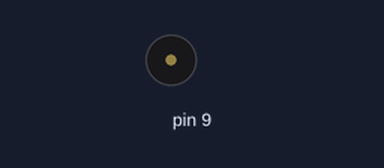
The sketch below on a simulated Arduino Uno, built with avr-gcc and run on an emulated ATmega328P. Parts: buzzer (waves = sounding).

Above: at 1.5 s.
At 4.0 s:
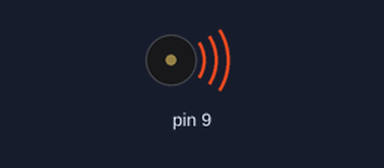
Timing chart, 0 to 6.9 s (numbered marks = the images above):
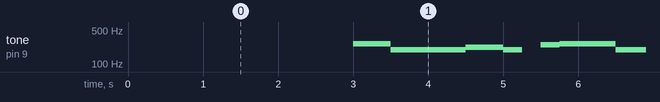

Measured:
- by itself, tone on pin 9: repeats every 3.0 s: 196 Hz 1.0 s, 220 Hz 0.50 s, 196 Hz 0.25 s, silent 0.25 s, 247 Hz 0.25 s, 262 Hz 0.75 s

The sketch:

sketch.hex.ino
```cpp
//Buzzer

#include "pitches.h"
#include "arduino-timer.h"

//timer created
auto timer = timer_create_default();


// notes in the melody
int melody[] = { NOTE_C4, NOTE_G3, NOTE_G3, NOTE_A3, NOTE_G3, 0, NOTE_B3, NOTE_C4 };


// note durations
int noteDurations[] = { 2, 2, 2, 2, 4, 4, 4, 4 };


void repeat_sound(void *) {
  for (int thisNote = 0; thisNote < 8; thisNote++) {

      int noteDuration = 1000 / noteDurations[thisNote];
      //tone(8, melody[thisNote], noteDuration); //with Button
      tone(9, melody[thisNote], noteDuration); //with Timer

      int pauseBetweenNotes = noteDuration;
      delay(pauseBetweenNotes);
      //noTone(8); //with Button
      noTone(9); //with Timer
  }
  return true;
}


void setup() {
  pinMode(9, OUTPUT);
  timer.every(3000, repeat_sound); //repeat timer
}


void loop() {
  timer.tick(); // to make the timer tick
}
```

arduino-timer.h
```cpp
#ifndef _CM_ARDUINO_TIMER_H__
#define _CM_ARDUINO_TIMER_H__

#if defined(ARDUINO) && ARDUINO >= 100
#include <Arduino.h>
#else
#include <WProgram.h>
#endif

#ifndef TIMER_MAX_TASKS
    #define TIMER_MAX_TASKS 0x10
#endif

#define _timer_foreach_task(T, task) \
    for (T task = tasks; task < tasks + max_tasks; ++task)

#define timer_foreach_task(T) \
    _timer_foreach_task(struct task *, T)

#define timer_foreach_const_task(T) \
    _timer_foreach_task(const struct task *, T)

template <
    size_t max_tasks = TIMER_MAX_TASKS, /* max allocated tasks */
    unsigned long (*time_func)() = millis, /* time function for timer */
    typename T = void * /* handler argument type */
>
class Timer {
  public:

    typedef uintptr_t Task; /* public task handle */
    typedef bool (*handler_t)(T opaque); /* task handler func signature */

    /* Calls handler with opaque as argument in delay units of time */
    Task
    in(unsigned long delay, handler_t h, T opaque = T())
    {
        return task_id(add_task(time_func(), delay, h, opaque));
    }

    /* Calls handler with opaque as argument at time */
    Task
    at(unsigned long time, handler_t h, T opaque = T())
    {
        const unsigned long now = time_func();
        return task_id(add_task(now, time - now, h, opaque));
    }

    /* Calls handler with opaque as argument every interval units of time */
    Task
    every(unsigned long interval, handler_t h, T opaque = T())
    {
        return task_id(add_task(time_func(), interval, h, opaque, interval));
    }

    /* Cancel the timer task */
    void
    cancel(Task &task)
    {
        if (!task) return;

        timer_foreach_task(t) {
            if (t->handler && task_id(t) == task) {
                remove(t);
                break;
            }
        }

        task = static_cast<Task>(NULL);
    }

    /* Cancel all timer tasks */
    void
    cancel()
    {
        timer_foreach_task(t) {
            remove(t);
        }
    }

    /* Ticks the timer forward - call this function in loop() */
    unsigned long
    tick()
    {
        tick<void>();
        return ticks();
    }

    template <typename R> void
    tick()
    {
        timer_foreach_task(task) {
            if (task->handler) {
                const unsigned long t = time_func();
                const unsigned long duration = t - task->start;

                if (duration >= task->expires) {
                    task->repeat = task->handler(task->opaque) && task->repeat;

                    if (task->repeat) task->start = t;
                    else remove(task);
                }
            }
        }
    }

    /* Ticks until the next event */
    unsigned long
    ticks() const
    {
        unsigned long ticks = (unsigned long)-1, elapsed;
        const unsigned long start = time_func();

        timer_foreach_const_task(task) {
            if (task->handler) {
                const unsigned long t = time_func();
                const unsigned long duration = t - task->start;

                if (duration >= task->expires) {
                    ticks = 0;
                    break;
                } else {
                    const unsigned long remaining = task->expires - duration;
                    ticks = remaining < ticks ? remaining : ticks;
                }
            }
        }

        elapsed = time_func() - start;

        if (elapsed >= ticks || ticks == (unsigned long)-1) ticks = 0;
        else ticks -= elapsed;

        return ticks;
    }

    /* Number of active tasks in the timer */
    size_t
    size() const
    {
        size_t s = 0;

        timer_foreach_const_task(task) {
            if (task->handler) ++s;
        }

        return s;
    }

    /* True if there are no active tasks */
    bool
    empty() const
    {
        timer_foreach_const_task(task) {
            if (task->handler) return false;
        }

        return true;
    }

    Timer() : ctr(0), tasks{} {}

  private:

    size_t ctr;

    struct task {
        handler_t handler; /* task handler callback func */
        T opaque; /* argument given to the callback handler */
        unsigned long start,
                      expires; /* when the task expires */
        size_t repeat, /* repeat task */
               id;
    } tasks[max_tasks];

    inline
    void
    remove(struct task *task)
    {
        task->handler = NULL;
        task->opaque = T();
        task->start = 0;
        task->expires = 0;
        task->repeat = 0;
        task->id = 0;
    }

    inline
    Task
    task_id(const struct task * const t)
    {
        const Task id = reinterpret_cast<Task>(t);

        return id ? id ^ t->id : id;
    }

    inline
    struct task *
    next_task_slot()
    {
        timer_foreach_task(slot) {
            if (slot->handler == NULL) return slot;
        }

        return NULL;
    }

    inline
    struct task *
    add_task(unsigned long start, unsigned long expires,
             handler_t h, T opaque, bool repeat = 0)
    {
        struct task * const slot = next_task_slot();

        if (!slot) return NULL;

        if (++ctr == 0) ++ctr; // overflow

        slot->id = ctr;
        slot->handler = h;
        slot->opaque = opaque;
        slot->start = start;
        slot->expires = expires;
        slot->repeat = repeat;

        return slot;
    }
};

/* create a timer with the default settings */
inline Timer<>
timer_create_default()
{
    return Timer<>();
}

#undef _timer_foreach_task
#undef timer_foreach_task
#undef timer_foreach_const_task

#endif
```

pitches.h
```cpp
/*************************************************

 * Public Constants

 *************************************************/

#define NOTE_B0  31
#define NOTE_C1  33
#define NOTE_CS1 35
#define NOTE_D1  37
#define NOTE_DS1 39
#define NOTE_E1  41
#define NOTE_F1  44
#define NOTE_FS1 46
#define NOTE_G1  49
#define NOTE_GS1 52
#define NOTE_A1  55
#define NOTE_AS1 58
#define NOTE_B1  62
#define NOTE_C2  65
#define NOTE_CS2 69
#define NOTE_D2  73
#define NOTE_DS2 78
#define NOTE_E2  82
#define NOTE_F2  87
#define NOTE_FS2 93
#define NOTE_G2  98
#define NOTE_GS2 104
#define NOTE_A2  110
#define NOTE_AS2 117
#define NOTE_B2  123
#define NOTE_C3  131
#define NOTE_CS3 139
#define NOTE_D3  147
#define NOTE_DS3 156
#define NOTE_E3  165
#define NOTE_F3  175
#define NOTE_FS3 185
#define NOTE_G3  196
#define NOTE_GS3 208
#define NOTE_A3  220
#define NOTE_AS3 233
#define NOTE_B3  247
#define NOTE_C4  262
#define NOTE_CS4 277
#define NOTE_D4  294
#define NOTE_DS4 311
#define NOTE_E4  330
#define NOTE_F4  349
#define NOTE_FS4 370
#define NOTE_G4  392
#define NOTE_GS4 415
#define NOTE_A4  440
#define NOTE_AS4 466
#define NOTE_B4  494
#define NOTE_C5  523
#define NOTE_CS5 554
#define NOTE_D5  587
#define NOTE_DS5 622
#define NOTE_E5  659
#define NOTE_F5  698
#define NOTE_FS5 740
#define NOTE_G5  784
#define NOTE_GS5 831
#define NOTE_A5  880
#define NOTE_AS5 932
#define NOTE_B5  988
#define NOTE_C6  1047
#define NOTE_CS6 1109
#define NOTE_D6  1175
#define NOTE_DS6 1245
#define NOTE_E6  1319
#define NOTE_F6  1397
#define NOTE_FS6 1480
#define NOTE_G6  1568
#define NOTE_GS6 1661
#define NOTE_A6  1760
#define NOTE_AS6 1865
#define NOTE_B6  1976
#define NOTE_C7  2093
#define NOTE_CS7 2217
#define NOTE_D7  2349
#define NOTE_DS7 2489
#define NOTE_E7  2637
#define NOTE_F7  2794
#define NOTE_FS7 2960
#define NOTE_G7  3136
#define NOTE_GS7 3322
#define NOTE_A7  3520
#define NOTE_AS7 3729
#define NOTE_B7  3951
#define NOTE_C8  4186
#define NOTE_CS8 4435
#define NOTE_D8  4699
#define NOTE_DS8 4978
```
